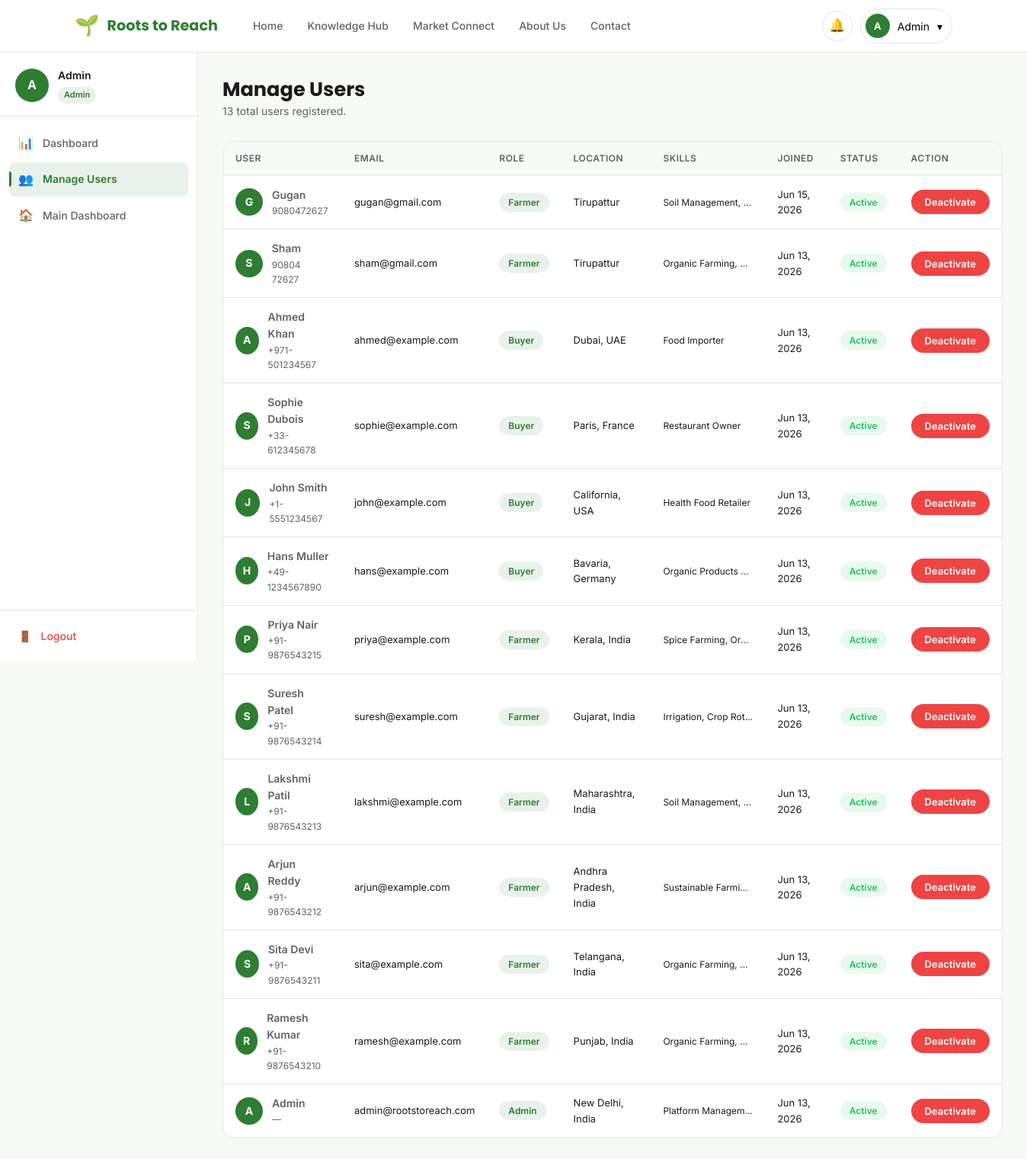
Page /admin/users (signed in) on the committed database.
### models.py (models this page shows, shortened)
class User(db.Model):
    __tablename__ = 'users'
    id = db.Column(db.Integer, primary_key=True)
    full_name = db.Column(db.String(120), nullable=False)
    email = db.Column(db.String(120), unique=True, nullable=False)
    phone = db.Column(db.String(20))
    location = db.Column(db.String(200))
    bio = db.Column(db.Text)
    skills = db.Column(db.String(300))
    password_hash = db.Column(db.String(256), nullable=False)
    role = db.Column(db.String(20), default='farmer')  # farmer, buyer, admin
    avatar = db.Column(db.String(200), default='default_avatar.png')
    created_at = db.Column(db.DateTime, default=datetime.utcnow)
    is_active = db.Column(db.Boolean, default=True)
    knowledge_posts = db.relationship('KnowledgePost', backref='author', lazy=True, foreign_keys='KnowledgePost.user_id')
    products = db.relationship('Product', backref='seller', lazy=True)
    notifications = db.relationship('Notification', backref='user', lazy=True)

### app.py (the view)
@app.route('/admin/users')
@login_required
@admin_required
def admin_users():
    user  = current_user()
    users = User.query.order_by(User.created_at.desc()).all()
    return render_template('admin/users.html', user=user, users=users)

### app.py (called while the page is built)
def current_user():
    if 'user_id' in session:
        return db.session.get(User, session['user_id'])
    return None

@app.context_processor
def inject_helpers():
    return dict(get_img_url=get_img_url)

def login_required(f):
    from functools import wraps
    @wraps(f)
    def decorated(*args, **kwargs):
        if 'user_id' not in session:
            flash('Please login to continue.', 'warning')
            return redirect(url_for('login', next=request.path))
        return f(*args, **kwargs)
    return decorated

def admin_required(f):
    from functools import wraps
    @wraps(f)
    def decorated(*args, **kwargs):
        u = current_user()
        if not u or u.role != 'admin':
            abort(403)
        return f(*args, **kwargs)
    return decorated

### templates/admin/users.html (shortened to what this page needs)
{% extends "base.html" %}
{% block extra_css %}<link rel="stylesheet" href="{{ url_for('static', filename='css/dashboard.css') }}"><link rel="stylesheet" href="{{ url_for('static', filename='css/pages.css') }}">{% endblock %}
{% block content %}
<div class="dashboard-layout">
  <aside class="sidebar" id="sidebar">
    <div class="sidebar-user">
      <div class="sidebar-avatar-wrap">
        <div class="sidebar-avatar">A</div>
        <div><p class="sidebar-user-name">{{ user.full_name }}</p><span class="sidebar-user-role">Admin</span></div>
      </div>
    </div>
    <nav class="sidebar-nav">
      <a href="{{ url_for('admin_dashboard') }}" class="sidebar-link"><span class="link-icon">📊</span> Dashboard</a>
      <a href="{{ url_for('admin_users') }}" class="sidebar-link active"><span class="link-icon">👥</span> Manage Users</a>
      <a href="{{ url_for('dashboard') }}" class="sidebar-link"><span class="link-icon">🏠</span> Main Dashboard</a>
    </nav>
    <div class="sidebar-logout-wrap">
      <a href="{{ url_for('logout') }}" class="sidebar-logout"><span>🚪</span> Logout</a>
    </div>
  </aside>
  <main class="dashboard-main">
    <div class="dash-header">
      <div><h1>Manage Users</h1><p>{{ users|length }} total users registered.</p></div>
    </div>
    <div class="admin-panel">
      <div style="overflow-x:auto">
        <table class="data-table">
          <thead><tr><th>User</th><th>Email</th><th>Role</th><th>Location</th><th>Skills</th><th>Joined</th><th>Status</th><th>Action</th></tr></thead>
          <tbody>
            {% for u in users %}
            <tr>
              <td><div class="product-cell"><div style="width:36px;height:36px;border-radius:50%;background:var(--primary);color:white;display:flex;align-items:center;justify-content:center;font-weight:700">{{ u.full_name[0] }}</div><div><p style="font-weight:600;font-size:14px">{{ u.full_name }}</p><p style="font-size:12px;color:var(--text-secondary)">{{ u.phone or '—' }}</p></div></div></td>
              <td style="font-size:13px">{{ u.email }}</td>
              <td><span class="badge badge-green">{{ u.role.title() }}</span></td>
              <td style="font-size:13px">{{ u.location or '—' }}</td>
              <td style="font-size:12px;max-width:150px;white-space:nowrap;overflow:hidden;text-overflow:ellipsis">{{ u.skills or '—' }}</td>
              <td style="font-size:13px">{{ u.created_at.strftime('%b %d, %Y') }}</td>
              <td><span class="badge {% if u.is_active %}badge-success{% else %}badge-error{% endif %}">{{ 'Active' if u.is_active else 'Inactive' }}</span></td>
              <td>
                <form method="POST" action="{{ url_for('admin_toggle_user', uid=u.id) }}">
                  <button type="submit" class="btn {% if u.is_active %}btn-danger{% else %}btn-success{% endif %} btn-sm">{{ 'Deactivate' if u.is_active else 'Activate' }}</button>
                </form>
              </td>
            </tr>
            {% endfor %}
          </tbody>
        </table>
      </div>
    </div>
  </main>
</div>
{% endblock %}

### templates/base.html (shortened to what this page needs)
<!DOCTYPE html>
<html lang="en">
<head>
  <link rel="stylesheet" href="{{ url_for('static', filename='css/global.css') }}">
  <link rel="stylesheet" href="{{ url_for('static', filename='css/navbar.css') }}">
  {% block extra_css %}{% endblock %}
</head>
<body>
  <nav class="navbar" role="navigation" aria-label="Main navigation">
    <div class="container">
      <div class="navbar-inner">
        <a href="{{ url_for('home') }}" class="navbar-brand" aria-label="Roots to Reach Home">
          <span class="brand-icon">🌱</span>
          <span>Roots to Reach</span>
        </a>
        <ul class="navbar-nav" role="list">
          <li><a href="{{ url_for('home') }}" class="nav-link {% if request.endpoint=='home' %}active{% endif %}">Home</a></li>
          <li><a href="{{ url_for('knowledge_hub') }}" class="nav-link {% if request.endpoint in ['knowledge_hub','knowledge_detail'] %}active{% endif %}">Knowledge Hub</a></li>
          <li><a href="{{ url_for('marketplace') }}" class="nav-link {% if request.endpoint in ['marketplace','product_detail'] %}active{% endif %}">Market Connect</a></li>
          <li><a href="{{ url_for('about') }}" class="nav-link {% if request.endpoint=='about' %}active{% endif %}">About Us</a></li>
          <li><a href="{{ url_for('contact') }}" class="nav-link {% if request.endpoint=='contact' %}active{% endif %}">Contact</a></li>
        </ul>
        <div class="navbar-actions">
          {% if user %}
            <a href="{{ url_for('dashboard') }}" class="notif-btn" aria-label="Notifications">
              🔔
            </a>
            <div class="user-menu">
              <button class="user-menu-btn" id="userMenuBtn" aria-haspopup="true" aria-expanded="false">
                <div class="user-avatar-text">{{ user.full_name[0].upper() }}</div>
                <span>{{ user.full_name.split()[0] }}</span>
                <span>▾</span>
              </button>
            </div>
          {% else %}
            <a href="{{ url_for('login') }}" class="btn btn-outline btn-sm">Log In</a>
            <a href="{{ url_for('signup') }}" class="btn btn-primary btn-sm">Sign Up</a>
          {% endif %}
        </div>
      </div>
    </div>
  </nav>
  <main id="main-content">
    {% block content %}{% endblock %}
  </main>
</body>
</html>

### static/css/global.css (style rules this page uses)
:root { --primary: #2E7D32; --primary-dark: #1B5E20; --primary-light: #4CAF50; --accent: #81C784; --bg-light: #F8FAF5; --white: #FFFFFF; --text-primary: #1B1B1B; --text-secondary: #5F6368; --border: #E5E7EB; --success: #22C55E; --warning: #F59E0B; --error: #EF4444; --footer-dark: #123524; --card-hover: #F0F7EF; --shadow-sm: 0 1px 3px rgba(0,0,0,0.08); --shadow-md: 0 4px 16px rgba(0,0,0,0.10); --shadow-lg: 0 8px 32px rgba(0,0,0,0.12); --radius-sm: 8px; --radius-md: 12px; --radius-lg: 16px; --radius-xl: 24px; --transition: 0.25s ease; }
*, *::before, *::after { box-sizing: border-box; margin: 0; padding: 0; }
html { scroll-behavior: smooth; }
body { font-family: 'Inter', sans-serif; font-size: 16px; color: var(--text-primary); background: var(--bg-light); line-height: 1.6; }
a { text-decoration: none; color: inherit; }
ul { list-style: none; }
button { cursor: pointer; border: none; background: none; font-family: inherit; }
h1, h2, h3, h4, h5, h6 { font-family: 'Poppins', sans-serif; font-weight: 700; line-height: 1.25; }
h1 { font-size: clamp(2rem, 5vw, 3.5rem); }
p { color: var(--text-secondary); }
.container { max-width: 1200px; margin: 0 auto; padding: 0 24px; }
.btn { display: inline-flex; align-items: center; gap: 8px; padding: 12px 28px; border-radius: 50px; font-weight: 600; font-size: 15px; transition: all var(--transition); white-space: nowrap; }
.btn-sm { padding: 8px 18px; font-size: 13px; }
.btn-danger { background: var(--error); color: white; }
.badge { display: inline-block; padding: 3px 12px; border-radius: 50px; font-size: 12px; font-weight: 600; }
.badge-green { background: rgba(46,125,50,0.1); color: var(--primary); }
.badge-success { background: rgba(34,197,94,0.1); color: var(--success); }

### static/css/navbar.css (style rules this page uses)
.navbar { position: sticky; top: 0; z-index: 900; background: var(--white); border-bottom: 1px solid var(--border); padding: 0; }
.navbar-inner { display: flex; align-items: center; height: 68px; gap: 32px; }
.navbar-brand { display: flex; align-items: center; gap: 10px; font-family: 'Poppins', sans-serif; font-weight: 700; font-size: 1.2rem; color: var(--primary); white-space: nowrap; }
.navbar-brand .brand-icon { font-size: 26px; }
.navbar-nav { display: flex; align-items: center; gap: 4px; flex: 1; }
.nav-link { padding: 8px 14px; border-radius: var(--radius-sm); font-size: 14px; font-weight: 500; color: var(--text-secondary); transition: all var(--transition); white-space: nowrap; }
.navbar-actions { display: flex; align-items: center; gap: 10px; margin-left: auto; }
.notif-btn { position: relative; width: 40px; height: 40px; display: flex; align-items: center; justify-content: center; border-radius: 50%; border: 1.5px solid var(--border); color: var(--text-secondary); font-size: 17px; transition: all var(--transition); }
.user-menu { position: relative; }
.user-menu-btn { display: flex; align-items: center; gap: 10px; padding: 6px 12px 6px 6px; border-radius: 50px; border: 1.5px solid var(--border); background: var(--white); cursor: pointer; transition: all var(--transition); font-size: 14px; }
.user-avatar-text { width: 32px; height: 32px; border-radius: 50%; background: var(--primary); color: white; display: flex; align-items: center; justify-content: center; font-size: 13px; font-weight: 700; }

### static/css/pages.css (style rules this page uses)
.admin-panel { background: var(--white); border-radius: var(--radius-lg); border: 1px solid var(--border); overflow: hidden; margin-bottom: 24px; }

### rows in the picture
User: full_name "A", full_name "Admin", phone "—", email "admin@rootstoreach.com", role "Admin", location "New Delhi, India", skills "Platform Managem…", created_at "Jun 13, 2026", is_active "Active", is_active "Deactivate"
User: full_name "G", full_name "Gugan", phone "9080472627", email "gugan@gmail.com", role "Farmer", location "Tirupattur", skills "Soil Management,…", created_at "Jun 15, 2026", is_active "Active", is_active "Deactivate"
User: full_name "S", full_name "Sham", phone "90804 72627", email "sham@gmail.com", role "Farmer", location "Tirupattur", skills "Organic Farming,…", created_at "Jun 13, 2026", is_active "Active", is_active "Deactivate"
User: full_name "A", full_name "Ahmed Khan", phone "+971-501234567", email "ahmed@example.com", role "Buyer", location "Dubai, UAE", skills "Food Importer", created_at "Jun 13, 2026", is_active "Active", is_active "Deactivate"
User: full_name "S", full_name "Sophie Dubois", phone "+33-612345678", email "sophie@example.com", role "Buyer", location "Paris, France", skills "Restaurant Owner", created_at "Jun 13, 2026", is_active "Active", is_active "Deactivate"
User: full_name "J", full_name "John Smith", phone "+1-5551234567", email "john@example.com", role "Buyer", location "California, USA", skills "Health Food Retailer", created_at "Jun 13, 2026", is_active "Active", is_active "Deactivate"
User: full_name "H", full_name "Hans Muller", phone "+49-1234567890", email "hans@example.com", role "Buyer", location "Bavaria, Germany", skills "Organic Products…", created_at "Jun 13, 2026", is_active "Active", is_active "Deactivate"
User: full_name "P", full_name "Priya Nair", phone "+91-9876543215", email "priya@example.com", role "Farmer", location "Kerala, India", skills "Spice Farming, Or…", created_at "Jun 13, 2026", is_active "Active", is_active "Deactivate"
User: full_name "S", full_name "Suresh Patel", phone "+91-9876543214", email "suresh@example.com", role "Farmer", location "Gujarat, India", skills "Irrigation, Crop Rot…", created_at "Jun 13, 2026", is_active "Active", is_active "Deactivate"
User: full_name "L", full_name "Lakshmi Patil", phone "+91-9876543213", email "lakshmi@example.com", role "Farmer", location "Maharashtra, India", skills "Soil Management,…", created_at "Jun 13, 2026", is_active "Active", is_active "Deactivate"
User: full_name "A", full_name "Arjun Reddy", phone "+91-9876543212", email "arjun@example.com", role "Farmer", location "Andhra Pradesh, India", skills "Sustainable Farmi…", created_at "Jun 13, 2026", is_active "Active", is_active "Deactivate"
User: full_name "S", full_name "Sita Devi", phone "+91-9876543211", email "sita@example.com", role "Farmer", location "Telangana, India", skills "Organic Farming,…", created_at "Jun 13, 2026", is_active "Active", is_active "Deactivate"
User: full_name "R", full_name "Ramesh Kumar", phone "+91-9876543210", email "ramesh@example.com", role "Farmer", location "Punjab, India", skills "Organic Farming,…", created_at "Jun 13, 2026", is_active "Active", is_active "Deactivate"

### other values in the picture
{{ users|length }} "13"
